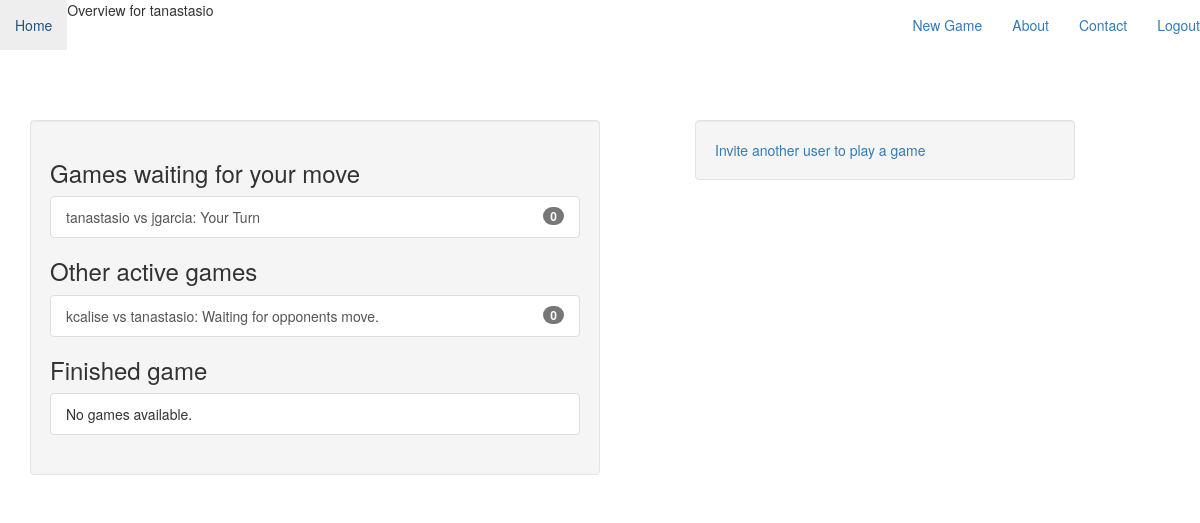
The page /users/home (signed in) on the database as committed earlier.
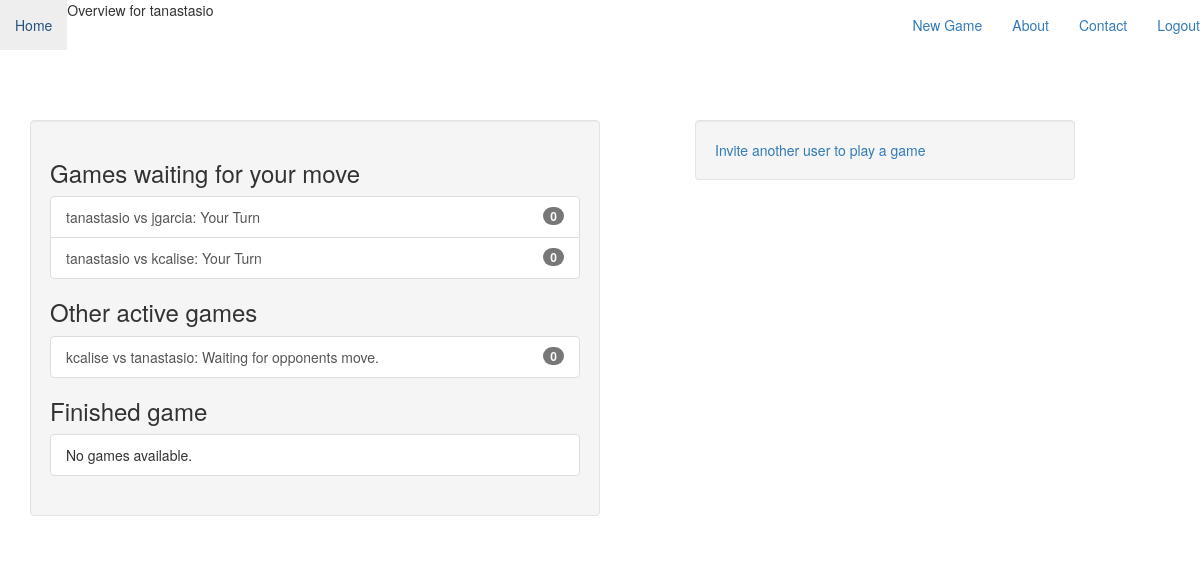
The same page on the database as committed later.
### tictactoe/models.py (models this page shows, shortened)
class Game(models.Model):
    first_player = models.ForeignKey(User, related_name='games_first_player')
    second_player = models.ForeignKey(User, related_name='games_second_player')
    next_to_move = models.ForeignKey(User, related_name='games_to_move')
    start_time = models.DateTimeField(auto_now_add=True)
    last_active = models.DateTimeField(auto_now_add=True)
    status = models.CharField(max_length=1, default='A',
                            choices=GAME_STATUS_CHOICES)
    objects = GamesManager()
    def __str__(self):
        return "{} vs {}".format(self.first_player, self.second_player)

### users/views.py (the view)
@login_required
def home(request):
    my_games = Game.objects.games_for_user(request.user)
    active_games = my_games.filter(status="A")
    finsihed_games = my_games.exclude(status="A")
    waiting_games = active_games.filter(next_to_move=request.user)
    other_games = active_games.exclude(next_to_move=request.user)
    invitations = request.user.invitations_received.all()
    context = {'other_games': other_games,
                'waiting_games': waiting_games,
                'finsihed_games': finsihed_games,
                'invitations': invitations}
    return render(request, "users/home.html", context)

### tictactoe/models.py (called while the page is built)
    def games_for_user(self, user):
        return super(GamesManager, self).get_queryset().filter(
            Q(first_player_id=user.id) | Q(second_player_id=user.id))

### users/templates/users/home.html (shortened to what this page needs)
{% extends "base.html" %}
{% block title %}
Overview for {{ user.username }}
{% endblock title %}
 {% block content %}
        <div class="well col-md-6">
            {% include "tictactoe/games_list_snippet.html" with header="Games waiting for your move" games_list=waiting_games %}
            {% include "tictactoe/games_list_snippet.html" with header="Other active games" games_list=other_games %}
            {% include "tictactoe/games_list_snippet.html" with header="Finished game" games_list=finished_games %}
        </div>
        <div class="well col-sm-4 col-sm-push-1">
            <a href="{% url 'tictactoe_invite' %}">Invite another user to play a game</a>
        </div>
{% endblock content %}

### templates/base.html (shortened to what this page needs)
{% load staticfiles %}
<html>
    <head>
        {% block styling %}
            <link rel="stylesheet" href="{% static 'bootstrap/css/bootstrap.min.css' %}">
        {% endblock styling %}
    </head>
    <body>
    <ul class="nav navbar-nav navbar-left">
        <li><a href="{% url 'users_home' %}">Home</a></li>
    </ul>
    <ul class="nav navbar-nav navbar-right">
        <li><a href="{% url 'tictactoe_invite' %}">New Game</a>
        <li><a href="#">About</a></li>
        <li><a href="#">Contact</a></li>
        {% if user.is_authenticated %}
            <li><a href="{% url 'boardgames_logout' %}">Logout</a></li>
        {% else %}
        <li><a href="{% url 'boardgames_login' %}">Login</a></li>
        {% endif %}
    </ul>
    {% block title %}
    {% endblock title %}
    <div style="margin-top:100px;" class="container">
        {% block content %}
        {% endblock content %}
    </div>
    </body>
</html>

### tictactoe/templates/tictactoe/games_list_snippet.html
<h3 class="panel-header">{{ header }}</h3>
<div class="list-group">
    {% for game in games_list %}
        <a class="list-group-item" href="{% url 'tictactoe_game_detail' pk=game.id %}">
            {{ game }}:
            {% if game.status == "A" %}
                {% if game.next_to_move == user %}Your Turn{% else %}Waiting for opponents move.{% endif %}
            {% elif game.status == "D" %}
            Draw
            {% elif game.status == "F" and user == game.first_player %}
            You Won!
            {% elif game.status == "S" and user == game.second_player %}
            You Won!
            {% else %}
            You Lost!
            {% endif %}
            <span class="badge">{{ game.move_set.count }}</span></a>
    {% empty %}
        <span class="list-group-item">No games available.</span>
    {% endfor %}
</div>

Rows that differ between the two databases and show on the page:
added Game: first_player+second_player "tanastasio vs kcalise", status "Your Turn", move_set.count "0"
